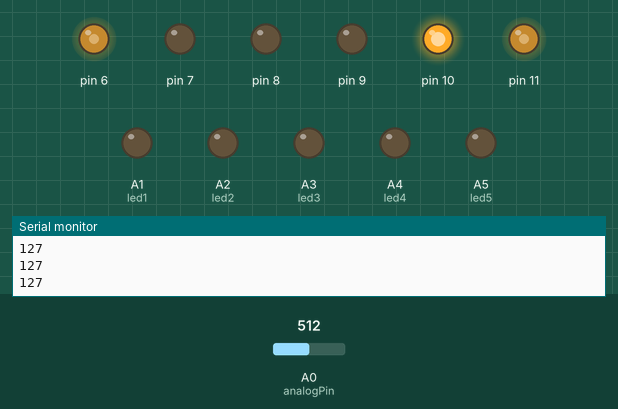
Recording of a sketch running on a simulated Arduino Uno, built with avr-gcc and run on an emulated ATmega328P. Parts: output pins drawn as LEDs (lit = HIGH), the last lines printed to the serial monitor. The inputs (shaded band) are chosen by the test bench; at power-on: A0 (analogPin) = 512.

Above: at 1.2 s.
1.3 s: A0 (analogPin) set to 716
At 1.9 s:
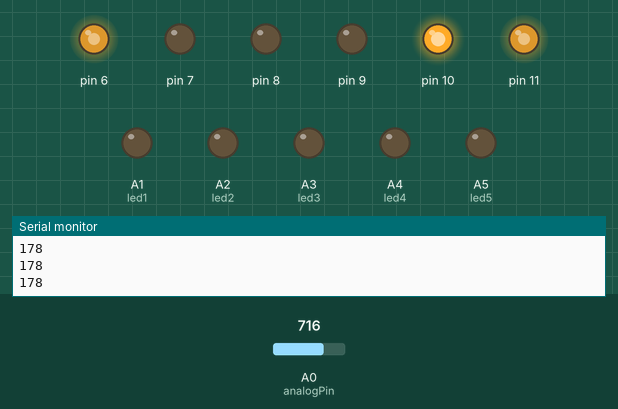
2.8 s: A0 (analogPin) set to 900
At 3.2 s:
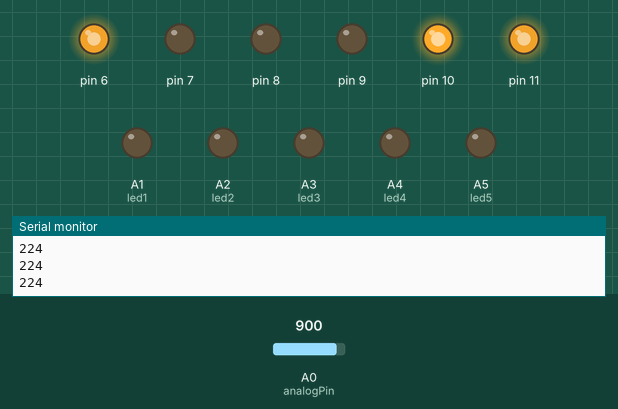
4.3 s: A0 (analogPin) set to 122
At 5.4 s:
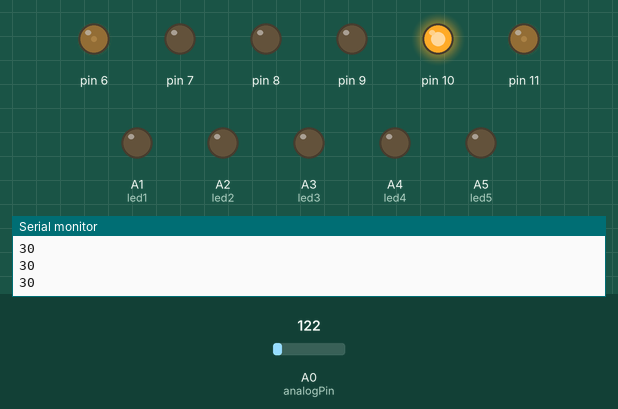
5.8 s: A0 (analogPin) set to 0
At 6.6 s:
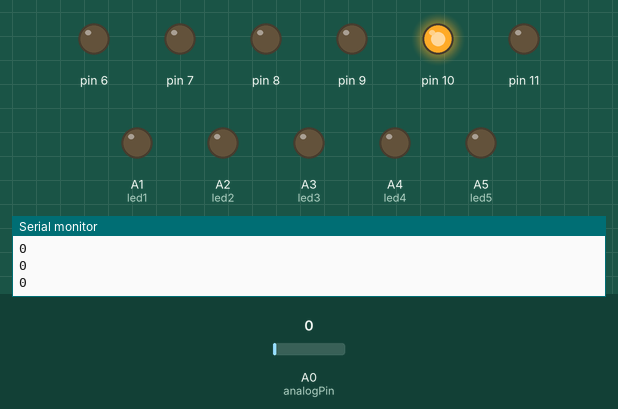
7.3 s: A0 (analogPin) set to 511
At 7.7 s:
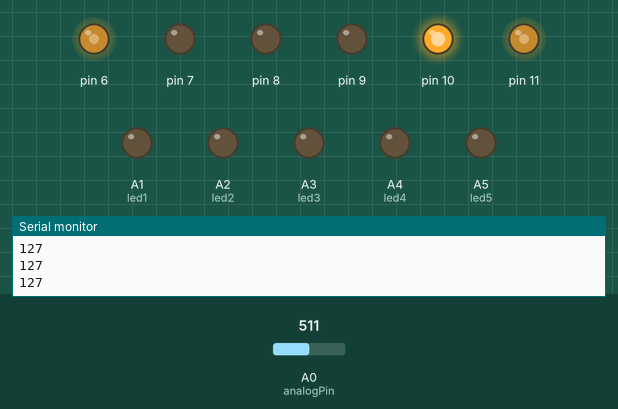
Timing chart, 0 to 9.8 s (numbered marks = the images above; inputs shaded):
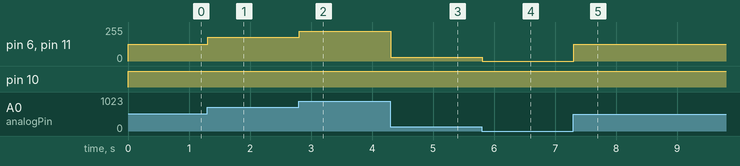

Measured:
- after the input at 1.3 s, pin 6, pin 11: 127/255 → 178/255 at once
- after the input at 2.8 s, pin 6, pin 11: 178/255 → 224/255 at once
- after the input at 4.3 s, pin 6, pin 11: 224/255 → 30/255 at once
- after the input at 5.8 s, pin 6, pin 11: 30/255 → 0/255 at once
- after the input at 7.3 s, pin 6, pin 11: 0/255 → 127/255 at once

The sketch:

motorExercise2.ino
```cpp
const int analogPin = A0;
const int led1=A1;
const int led2=A2;
const int led3=A3;
const int led4=A4;
const int led5=A5;


void setup() {
  Serial.begin(9600);
  for (int i = 6; i < 12; i++){
    pinMode(i, OUTPUT);
  }
  pinMode(led1,OUTPUT);
  pinMode(led2,OUTPUT);
  pinMode(led3,OUTPUT);
  pinMode(led4,OUTPUT);
  pinMode(led5,OUTPUT);
}

void loop() {

  int analogValue = analogRead(analogPin);
  int potentiometerValue = analogValue*255.0/1023.0;
  Serial.println(potentiometerValue);
    analogWrite(11, potentiometerValue);
    digitalWrite(10, HIGH);
    digitalWrite(9, LOW);
    analogWrite(6, potentiometerValue);
    analogWrite(8, LOW);
    analogWrite(7, HIGH);
    int switchVar=(potentiometerValue/255.0)*5;
switch(switchVar){
  case 5:
  analogWrite(led1,HIGH);
   analogWrite(led2,LOW);
     analogWrite(led3,LOW);
   analogWrite(led4,LOW);
   analogWrite(led5,LOW);
break;
  case 4:
    analogWrite(led1,LOW);
   analogWrite(led2,HIGH);
     analogWrite(led3,LOW);
   analogWrite(led4,LOW);
   analogWrite(led5,LOW);
break;
  case 3:
    analogWrite(led1,LOW);
   analogWrite(led2,LOW);
     analogWrite(led3,HIGH);
   analogWrite(led4,LOW);
   analogWrite(led5,LOW);
break;
  case 2:
    analogWrite(led1,LOW);
   analogWrite(led2,LOW);
     analogWrite(led3,LOW);
   analogWrite(led4,HIGH);
   analogWrite(led5,LOW);
break;
  case 1:
    analogWrite(led1,LOW);
   analogWrite(led2,LOW);
     analogWrite(led3,LOW);
   analogWrite(led4,LOW);
   analogWrite(led5,HIGH);
break;

}

}
```
